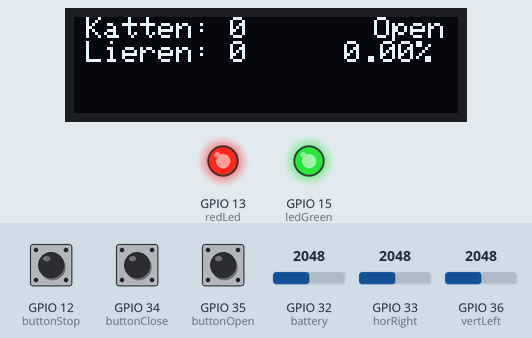
This sketch was run on a simulated ESP32. Shown: 128×32 one-colour display, output pins drawn as LEDs (lit = HIGH). The inputs (shaded band) are chosen by the test bench; at power-on: GPIO 12 (buttonStop) LOW, GPIO 32 (battery) = 2048, GPIO 33 (horRight) = 2048, GPIO 34 (buttonClose) LOW, GPIO 35 (buttonOpen) LOW, GPIO 36 (vertLeft) = 2048. What the sketch prints to the serial monitor is not drawn.

Above: at 5.2 s.
5.3 s: GPIO 12 (buttonStop) pulled HIGH for 0.15 s
At 6.1 s:
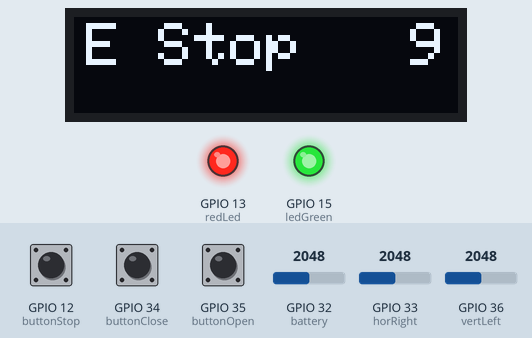
At 6.6 s:
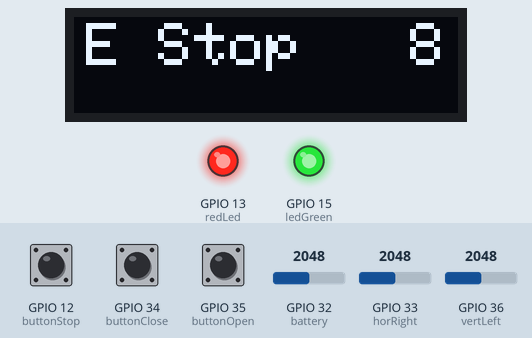
Timing chart, 0 to 8.3 s (numbered marks = the images above; inputs shaded):
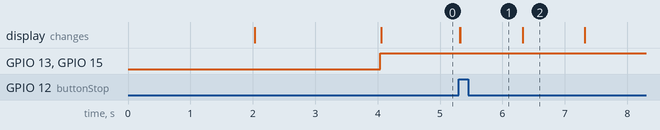

The sketch:

Controller.ino
```cpp
#include "setup.h"
#include "screen.h"
#include "connection.h"
#include "led.h"
#include "joystick.h"
#include "button.h"
#include <Adafruit_GFX.h>


void setup() {
  // put your setup code here, to run once:
  Serial.begin(9600);
  delay(1000);
  portSetup();
  delay(1000);
  screenSetup();
  connectionSetup();
  joystickSetup();
}

void loop() {
  // put your main code here, to run repeatedly:
  if (digitalRead(buttonOpen) == HIGH){
    servoHoek=1000;
  }
  if (digitalRead(buttonClose) == HIGH){
    servoHoek=2000;
  }
  updateKatGear();
  updateLierGear();
  if (digitalRead(buttonStop) == HIGH){
    eStopButton();
  }
  if (sendTimer +250 < millis() ){
    batteryUpdate();
    setBatteryLED(batteryLow);
    screenUpdate();
    updateSendValues();
    sendData();
    printData();
  }

}
```

button.h
```cpp
#include "esp32-hal.h"
#include "esp32-hal-gpio.h"
#ifndef button_h
#define button_h

#include "setup.h"
#include "screen.h"

   void eStopButton(){
    if(myData.E_STOP < 1){                 // stopt de loop als de noodstop ingedrukt wordt
      myData.E_STOP = 1;
      sendData();
      stoptimer = millis();
      eStopScreen();
      while (myData.E_STOP > 0) {
        eStopScreen();
        Serial.println("E_stop mode");
        if(digitalRead(buttonStop) == HIGH && stoptimer + 10000 < millis()){
          myData.E_STOP = 0;
      }
      }
    }

   }


#endif
```

connection.h
```cpp
#include "esp32-hal.h"
#ifndef connection_h
#define connection_h

#include <esp_now.h>
#include "WiFi.h"
#include "setup.h"
#include "led.h"

//setting the addres to communicate with
//uint8_t broadcastAddress[] = {0xE4,0x65,0xB8,0x20,0x94,0xA8};
uint8_t broadcastAddress[] = {0xC8,0xC9,0xA3,0xFD,0x02,0x40};


//turing on the green led if connection is succesful
void OnDataSent(const uint8_t *mac_addr, esp_now_send_status_t status) {
  //Serial.print("\r\nLast Packet Send Status:\t");
 // Serial.println(status == ESP_NOW_SEND_SUCCESS ? "Delivery Success" : "Delivery Fail");
  setWifiLED(status);
}

//print the MAC adress of the board you are connected with
void printMACadress() {
  Serial.printf("Sending to address: { 0x%X, 0x%X, 0x%X, 0x%X, 0x%X, 0x%X };",
                broadcastAddress[0],
                broadcastAddress[1],
                broadcastAddress[2],
                broadcastAddress[3],
                broadcastAddress[4],
                broadcastAddress[5]);
  Serial.println("\n");
}


//Setting up the connenction
void connectionSetup(){
  WiFi.mode(WIFI_STA);
  printMACadress();
  // Init ESP-NOW
  if (esp_now_init() != ESP_OK) {
    Serial.println("Error initializing ESP-NOW");
    return;
  }

  // Once ESPNow is successfully Init, we will register for Send CB to
  // get the status of Trasnmitted packet
  esp_now_register_send_cb(OnDataSent);

  // Register peer
  memcpy(peerInfo.peer_addr, broadcastAddress, 6);
  peerInfo.channel = 0;
  peerInfo.encrypt = false;

  // Add peer
  if (esp_now_add_peer(&peerInfo) != ESP_OK) {
    Serial.println("Failed to add peer");
    return;
  }
}

//updating the values that are going to be send to the slave module
void updateSendValues() {
  myData.GRIPPER = servoHoek;
  myData.CAT = katGear;
  myData.LIFT = lierGear;
}

//sinding the data to the slave module
void  printData(){
  myData.id = 1;
  Serial.println("---------------");
  Serial.printf("id             value: %d \n", myData.id);
  Serial.printf("E_stop         value: %d \n", myData.E_STOP);
  Serial.printf("Servo_GRIPPER  value: %d \n", myData.GRIPPER);
  Serial.printf("Stepper_CAT    value: %d \n", myData.CAT);  //nema 17
  Serial.printf("Stepper_LIFT   value: %d \n", myData.LIFT);
  Serial.printf("JoystickL      value: %d \n", myData.e);  //nema 23
  Serial.printf("JoystickR      value: %d \n", myData.f);
  Serial.printf("Spare          value: %d \n", myData.g);
  Serial.println("---------------");

  sendTimer= millis();

}
//testing the connnection
void sendData(){
  esp_err_t result = esp_now_send(broadcastAddress, (uint8_t *)&myData, sizeof(myData));

  if (result == ESP_OK) {
    Serial.println("Sent with success");
  } else {
    Serial.println("Error sending the data");
  }
}

#endif
```

joystick.h
```cpp
#ifndef joystick_h
#define joystick_h

#include "setup.h"

void joystickSetup(){
  int midValueV= analogRead(vertLeft);
  maxVDeadzone= midValueV+20;
  minVDeadzone= midValueV-20;
  int midValueH = analogRead(horRight);
  maxHDeadzone = midValueH+20;
  minHDeadzone = midValueH-20;
}

// Leest de analoge waarde van de joystick uit om zo te bepalen in welke versnelling de lier zit
void updateLierGear(){
    int temp = analogRead(vertLeft);
        if(temp< minVDeadzone){
      lierGear =  map(temp, 0, minVDeadzone, -650, -1);

    }
    else if (temp > maxVDeadzone){
      lierGear= map(temp, maxVDeadzone, 4095, 1, 650);
    }
    else{
      lierGear =0;
    }

}

void updateKatGear(){
    int temp2 = analogRead(horRight);
    if(temp2 < minHDeadzone){
      katGear =  map(temp2, 0, minHDeadzone, 650, 1);

    }
    else if (temp2 > maxHDeadzone){
      katGear= map(temp2, maxHDeadzone, 4095, -1, -650);
    }
    else{
      katGear =0;
    }

}


#endif
```

led.h
```cpp
#include "esp32-hal-gpio.h"
#ifndef led_h
#define led_h

#include "setup.h"

void setWifiLED(bool status) {
  if (status == ESP_NOW_SEND_SUCCESS) {  //LED_Wifi ON/OFF
    digitalWrite(ledGreen,1);
  } else {
    digitalWrite(ledGreen,0);
  }
}

void setBatteryLED(bool state){
  if (state == true){
    digitalWrite(redLed, 1);
  } else{
    digitalWrite(redLed, 0);
  }
}

//Update het persentage van de battery
void batteryUpdate(){
  int currentLevel=analogRead(battery); //leest de analoge waarde vanaf de spanningsdeler in
  if (currentLevel -3164 > 0) {     // kijken of het persentage hoger wordt dan 0%
    batteryPercent= map(currentLevel, 3164, 4095, 0, 100); //rekent het persentage van de battery uit
  }
  else{
    batteryPercent = 0;
  }
  if (batteryPercent < 10){       // als het persentage lager is dan 10 procent is dan gaat hij is lege battery modes
    batteryLow = true;
  }
  else{
    batteryLow = false;
  }
}

#endif
```

screen.h
```cpp
//Koen Aben

#ifndef screen_h
#define screen_h

#include <Wire.h> //I2C communication library
#include <Adafruit_GFX.h> // supports various OLED graphics functions
#include <Adafruit_SSD1305.h> // OLED 128x32 display driver named SSD1305
#include "setup.h"
#include "joystick.h"

Adafruit_SSD1305 oled(SCREEN_WIDTH, SCREEN_HEIGHT, &Wire, -1);


void screenSetup(){
    // initialize OLED display with address 0x3C for 128x64
  if ( ! oled.begin(0x3C) ) {
    Serial.println("Unable to initialize OLED");
    while (1) yield(); // if we get here, then there is an OLED problem
  }

  delay(2000);                  // wait for initializing
  oled.clearDisplay();          // clear display
  oled.setTextSize(0.1);        // text size
  oled.setTextColor(WHITE);     // text color
  oled.display();               // show on OLED
}


void screenUpdate(){

  oled.clearDisplay(); // clear display

  oled.setCursor(4, 0);        // position to display
  oled.print("Katten: "); // text to display
  oled.println(katGear);

  oled.setCursor(4, 8);        // position to display
  oled.print("Lieren: "); // text to display
  oled.println(lierGear);// text to display

  oled.setCursor(90, 8);        // position to display
  oled.print(batteryPercent);// text to display
  oled.println("%");// text to display

  if (servoHoek < 1500){
    oled.setCursor(100, 0);        // position to display
    oled.println("Open");          // text to display
  }
  else if (servoHoek >1500) {
    oled.setCursor(80,0);         // position to display
    oled.println("Closed");       // text to display
  }

  oled.display();                 // stuurt de bovenstaande info naar het schermpje
}

void eStopScreen(){
  int countdown = map(stoptimer + 10000 - millis(), 0, 10000, 0, 10);
  oled.clearDisplay();          // clear display
  oled.setTextSize(2);        // text size
  oled.setTextColor(WHITE);     // text color
  oled.setCursor(4,2);
  oled.print("E Stop   ");
  if (countdown >= 0){
    oled.println(countdown);
  }
  else{
    oled.println(0);
  }
  oled.display();
  oled.setTextSize(1);
}

#endif
```

setup.h
```cpp
// Koen Aben

#ifndef setup_h
#define setup_h

#include <esp_now.h>

typedef struct struct_message {
  int id = 1;  // must be unique for each sender board
  int E_STOP;
  int GRIPPER;
  int CAT;
  int LIFT;
  int e = 0;
  int f = 0;
  int g = 0;
} struct_message;

struct_message myData;

esp_now_peer_info_t peerInfo;

#define SCREEN_WIDTH 128
#define SCREEN_HEIGHT 32
#define oledReset 4
// standaard pins
/*
//button Pins
#define buttonOpen 5
#define buttonClose 13
#define buttonStop 19

//led pins
#define redLed 4
#define ledGreen 15

//Joysticks
#define vertRight 32
#define horRight 33
#define vertLeft 35
#define horLeft 34

#define battery 14
*/
/*
//pinnen sem
//button Pins
#define buttonOpen 13
#define buttonClose 15
#define buttonStop 25

//led pins
#define redLed 4
#define ledGreen 2

//Joysticks
//#define vertRight 32
#define horRight 39
#define vertLeft 36
//#define horLeft 39

//Miscellaneous
#define battery 32
*/

//button Pins
#define buttonOpen 35
#define buttonClose 34
#define buttonStop 12

//led pins
#define redLed 13
#define ledGreen 15

//Joysticks
//#define vertRight 32
#define horRight 33
#define vertLeft 36
#define horLeft 39

//Miscellaneous
#define battery 32


//Variables
unsigned long stoptimer;
unsigned long sendTimer;
float batteryPercent;
bool batteryLow;
int maxVDeadzone;
int minVDeadzone;
int maxHDeadzone;
int minHDeadzone;
int lierGear;
int katGear;
int servoHoek;


//setting all pins to in- or output
void portSetup(){
  pinMode(buttonOpen, INPUT);
  pinMode(buttonClose, INPUT);
  pinMode(buttonStop, INPUT);
  pinMode(redLed, OUTPUT);
  pinMode(ledGreen, OUTPUT);
  //pinMode(vertRight, INPUT);
  pinMode(horRight, INPUT);
  pinMode(vertLeft, INPUT);
//  pinMode(horLeft, INPUT);
  pinMode(battery, INPUT);

}

#endif
```

Measured:
- after the input at 5.3 s, the display: first changes at once (image 1 shows a later state)
- what the display in image 2 shows lasts 1.0 s, from 6.3 s to 7.3 s
